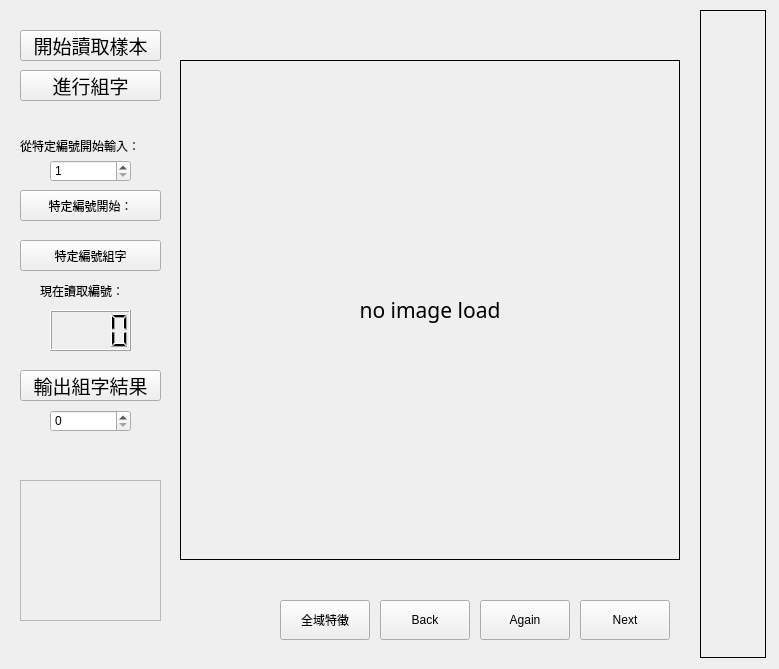
<?xml version="1.0" encoding="UTF-8"?>
<ui version="4.0">
 <class>CaptureClass</class>
 <widget class="QMainWindow" name="CaptureClass">
  <property name="geometry">
   <rect>
    <x>0</x>
    <y>0</y>
    <width>779</width>
    <height>669</height>
   </rect>
  </property>
  <property name="windowTitle">
   <string>Capture</string>
  </property>
  <widget class="QWidget" name="centralWidget">
   <widget class="QPushButton" name="pushButton">
    <property name="geometry">
     <rect>
      <x>20</x>
      <y>30</y>
      <width>141</width>
      <height>31</height>
     </rect>
    </property>
    <property name="font">
     <font>
      <family>萝莉体-DDC.yolan</family>
      <pointsize>14</pointsize>
     </font>
    </property>
    <property name="text">
     <string>開始讀取樣本</string>
    </property>
   </widget>
   <widget class="QLabel" name="label">
    <property name="geometry">
     <rect>
      <x>180</x>
      <y>60</y>
      <width>500</width>
      <height>500</height>
     </rect>
    </property>
    <property name="font">
     <font>
      <family>萝莉体-DDC.yolan</family>
      <pointsize>16</pointsize>
     </font>
    </property>
    <property name="frameShape">
     <enum>QFrame::Box</enum>
    </property>
    <property name="text">
     <string>no image load</string>
    </property>
    <property name="alignment">
     <set>Qt::AlignCenter</set>
    </property>
   </widget>
   <widget class="QPushButton" name="pushButton_2">
    <property name="geometry">
     <rect>
      <x>20</x>
      <y>70</y>
      <width>141</width>
      <height>31</height>
     </rect>
    </property>
    <property name="font">
     <font>
      <family>萝莉体-DDC.yolan</family>
      <pointsize>14</pointsize>
     </font>
    </property>
    <property name="text">
     <string>進行組字</string>
    </property>
   </widget>
   <widget class="QLabel" name="label_2">
    <property name="geometry">
     <rect>
      <x>20</x>
      <y>480</y>
      <width>141</width>
      <height>141</height>
     </rect>
    </property>
    <property name="frameShape">
     <enum>QFrame::StyledPanel</enum>
    </property>
    <property name="text">
     <string/>
    </property>
    <property name="alignment">
     <set>Qt::AlignLeading|Qt::AlignLeft|Qt::AlignTop</set>
    </property>
   </widget>
   <widget class="QPushButton" name="pushButton_3">
    <property name="geometry">
     <rect>
      <x>580</x>
      <y>600</y>
      <width>90</width>
      <height>40</height>
     </rect>
    </property>
    <property name="text">
     <string>Next</string>
    </property>
   </widget>
   <widget class="QLabel" name="label_3">
    <property name="geometry">
     <rect>
      <x>700</x>
      <y>10</y>
      <width>66</width>
      <height>648</height>
     </rect>
    </property>
    <property name="frameShape">
     <enum>QFrame::Box</enum>
    </property>
    <property name="text">
     <string/>
    </property>
   </widget>
   <widget class="QPushButton" name="pushButton_5">
    <property name="geometry">
     <rect>
      <x>20</x>
      <y>370</y>
      <width>141</width>
      <height>31</height>
     </rect>
    </property>
    <property name="font">
     <font>
      <family>萝莉体-DDC.yolan</family>
      <pointsize>14</pointsize>
     </font>
    </property>
    <property name="text">
     <string>輸出組字結果</string>
    </property>
   </widget>
   <widget class="QSpinBox" name="spinBox">
    <property name="geometry">
     <rect>
      <x>50</x>
      <y>410</y>
      <width>81</width>
      <height>22</height>
     </rect>
    </property>
    <property name="maximum">
     <number>4000</number>
    </property>
   </widget>
   <widget class="QPushButton" name="pushButton_4">
    <property name="geometry">
     <rect>
      <x>480</x>
      <y>600</y>
      <width>90</width>
      <height>40</height>
     </rect>
    </property>
    <property name="text">
     <string>Again</string>
    </property>
   </widget>
   <widget class="QPushButton" name="pushButton_6">
    <property name="geometry">
     <rect>
      <x>380</x>
      <y>600</y>
      <width>90</width>
      <height>40</height>
     </rect>
    </property>
    <property name="text">
     <string>Back</string>
    </property>
   </widget>
   <widget class="QLabel" name="label_4">
    <property name="geometry">
     <rect>
      <x>20</x>
      <y>500</y>
      <width>28</width>
      <height>28</height>
     </rect>
    </property>
    <property name="frameShape">
     <enum>QFrame::NoFrame</enum>
    </property>
    <property name="text">
     <string/>
    </property>
   </widget>
   <widget class="QLabel" name="label_5">
    <property name="geometry">
     <rect>
      <x>48</x>
      <y>500</y>
      <width>28</width>
      <height>28</height>
     </rect>
    </property>
    <property name="frameShape">
     <enum>QFrame::NoFrame</enum>
    </property>
    <property name="text">
     <string/>
    </property>
   </widget>
   <widget class="QLabel" name="label_6">
    <property name="geometry">
     <rect>
      <x>76</x>
      <y>500</y>
      <width>28</width>
      <height>28</height>
     </rect>
    </property>
    <property name="frameShape">
     <enum>QFrame::NoFrame</enum>
    </property>
    <property name="text">
     <string/>
    </property>
   </widget>
   <widget class="QLabel" name="label_7">
    <property name="geometry">
     <rect>
      <x>104</x>
      <y>500</y>
      <width>28</width>
      <height>28</height>
     </rect>
    </property>
    <property name="frameShape">
     <enum>QFrame::NoFrame</enum>
    </property>
    <property name="text">
     <string/>
    </property>
   </widget>
   <widget class="QLabel" name="label_8">
    <property name="geometry">
     <rect>
      <x>132</x>
      <y>500</y>
      <width>28</width>
      <height>28</height>
     </rect>
    </property>
    <property name="frameShape">
     <enum>QFrame::NoFrame</enum>
    </property>
    <property name="text">
     <string/>
    </property>
   </widget>
   <widget class="QPushButton" name="pushButton_7">
    <property name="geometry">
     <rect>
      <x>280</x>
      <y>600</y>
      <width>90</width>
      <height>40</height>
     </rect>
    </property>
    <property name="text">
     <string>全域特徵</string>
    </property>
   </widget>
   <widget class="QSpinBox" name="spinBox_2">
    <property name="geometry">
     <rect>
      <x>50</x>
      <y>160</y>
      <width>81</width>
      <height>22</height>
     </rect>
    </property>
    <property name="minimum">
     <number>1</number>
    </property>
    <property name="maximum">
     <number>3750</number>
    </property>
   </widget>
   <widget class="QLabel" name="label_9">
    <property name="geometry">
     <rect>
      <x>20</x>
      <y>130</y>
      <width>171</width>
      <height>31</height>
     </rect>
    </property>
    <property name="text">
     <string>從特定編號開始輸入：</string>
    </property>
   </widget>
   <widget class="QLCDNumber" name="lcdNumber">
    <property name="geometry">
     <rect>
      <x>50</x>
      <y>310</y>
      <width>81</width>
      <height>41</height>
     </rect>
    </property>
    <property name="digitCount">
     <number>4</number>
    </property>
   </widget>
   <widget class="QLabel" name="label_10">
    <property name="geometry">
     <rect>
      <x>40</x>
      <y>270</y>
      <width>121</width>
      <height>41</height>
     </rect>
    </property>
    <property name="text">
     <string>現在讀取編號：</string>
    </property>
   </widget>
   <widget class="QPushButton" name="pushButton_8">
    <property name="geometry">
     <rect>
      <x>20</x>
      <y>190</y>
      <width>141</width>
      <height>31</height>
     </rect>
    </property>
    <property name="text">
     <string>特定編號開始：</string>
    </property>
   </widget>
   <widget class="QPushButton" name="pushButton_9">
    <property name="geometry">
     <rect>
      <x>20</x>
      <y>240</y>
      <width>141</width>
      <height>31</height>
     </rect>
    </property>
    <property name="text">
     <string>特定編號組字</string>
    </property>
   </widget>
  </widget>
 </widget>
 <layoutdefault spacing="6" margin="11"/>
 <resources>
  <include location="capture.qrc"/>
 </resources>
 <connections>
  <connection>
   <sender>pushButton</sender>
   <signal>clicked()</signal>
   <receiver>CaptureClass</receiver>
   <slot>slot1()</slot>
   <hints>
    <hint type="sourcelabel">
     <x>160</x>
     <y>84</y>
    </hint>
    <hint type="destinationlabel">
     <x>298</x>
     <y>120</y>
    </hint>
   </hints>
  </connection>
  <connection>
   <sender>pushButton_3</sender>
   <signal>clicked()</signal>
   <receiver>CaptureClass</receiver>
   <slot>slot1()</slot>
   <hints>
    <hint type="sourcelabel">
     <x>645</x>
     <y>563</y>
    </hint>
    <hint type="destinationlabel">
     <x>380</x>
     <y>551</y>
    </hint>
   </hints>
  </connection>
  <connection>
   <sender>pushButton_2</sender>
   <signal>clicked()</signal>
   <receiver>CaptureClass</receiver>
   <slot>slot2()</slot>
   <hints>
    <hint type="sourcelabel">
     <x>80</x>
     <y>124</y>
    </hint>
    <hint type="destinationlabel">
     <x>11</x>
     <y>300</y>
    </hint>
   </hints>
  </connection>
  <connection>
   <sender>pushButton_5</sender>
   <signal>clicked()</signal>
   <receiver>CaptureClass</receiver>
   <slot>result_output()</slot>
   <hints>
    <hint type="sourcelabel">
     <x>125</x>
     <y>300</y>
    </hint>
    <hint type="destinationlabel">
     <x>171</x>
     <y>345</y>
    </hint>
   </hints>
  </connection>
  <connection>
   <sender>pushButton_4</sender>
   <signal>clicked()</signal>
   <receiver>CaptureClass</receiver>
   <slot>again()</slot>
   <hints>
    <hint type="sourcelabel">
     <x>542</x>
     <y>564</y>
    </hint>
    <hint type="destinationlabel">
     <x>478</x>
     <y>569</y>
    </hint>
   </hints>
  </connection>
  <connection>
   <sender>pushButton_6</sender>
   <signal>clicked()</signal>
   <receiver>CaptureClass</receiver>
   <slot>back()</slot>
   <hints>
    <hint type="sourcelabel">
     <x>431</x>
     <y>568</y>
    </hint>
    <hint type="destinationlabel">
     <x>246</x>
     <y>561</y>
    </hint>
   </hints>
  </connection>
  <connection>
   <sender>pushButton_7</sender>
   <signal>clicked()</signal>
   <receiver>CaptureClass</receiver>
   <slot>Full_Scope()</slot>
   <hints>
    <hint type="sourcelabel">
     <x>346</x>
     <y>533</y>
    </hint>
    <hint type="destinationlabel">
     <x>165</x>
     <y>559</y>
    </hint>
   </hints>
  </connection>
  <connection>
   <sender>pushButton_8</sender>
   <signal>clicked()</signal>
   <receiver>CaptureClass</receiver>
   <slot>Change_Thread()</slot>
   <hints>
    <hint type="sourcelabel">
     <x>148</x>
     <y>171</y>
    </hint>
    <hint type="destinationlabel">
     <x>167</x>
     <y>220</y>
    </hint>
   </hints>
  </connection>
  <connection>
   <sender>pushButton_9</sender>
   <signal>clicked()</signal>
   <receiver>CaptureClass</receiver>
   <slot>make_one()</slot>
   <hints>
    <hint type="sourcelabel">
     <x>99</x>
     <y>258</y>
    </hint>
    <hint type="destinationlabel">
     <x>166</x>
     <y>291</y>
    </hint>
   </hints>
  </connection>
 </connections>
 <slots>
  <slot>slot1()</slot>
  <slot>slot2()</slot>
  <slot>result_output()</slot>
  <slot>again()</slot>
  <slot>back()</slot>
  <slot>Full_Scope()</slot>
  <slot>Change_Thread()</slot>
  <slot>make_one()</slot>
 </slots>
</ui>
